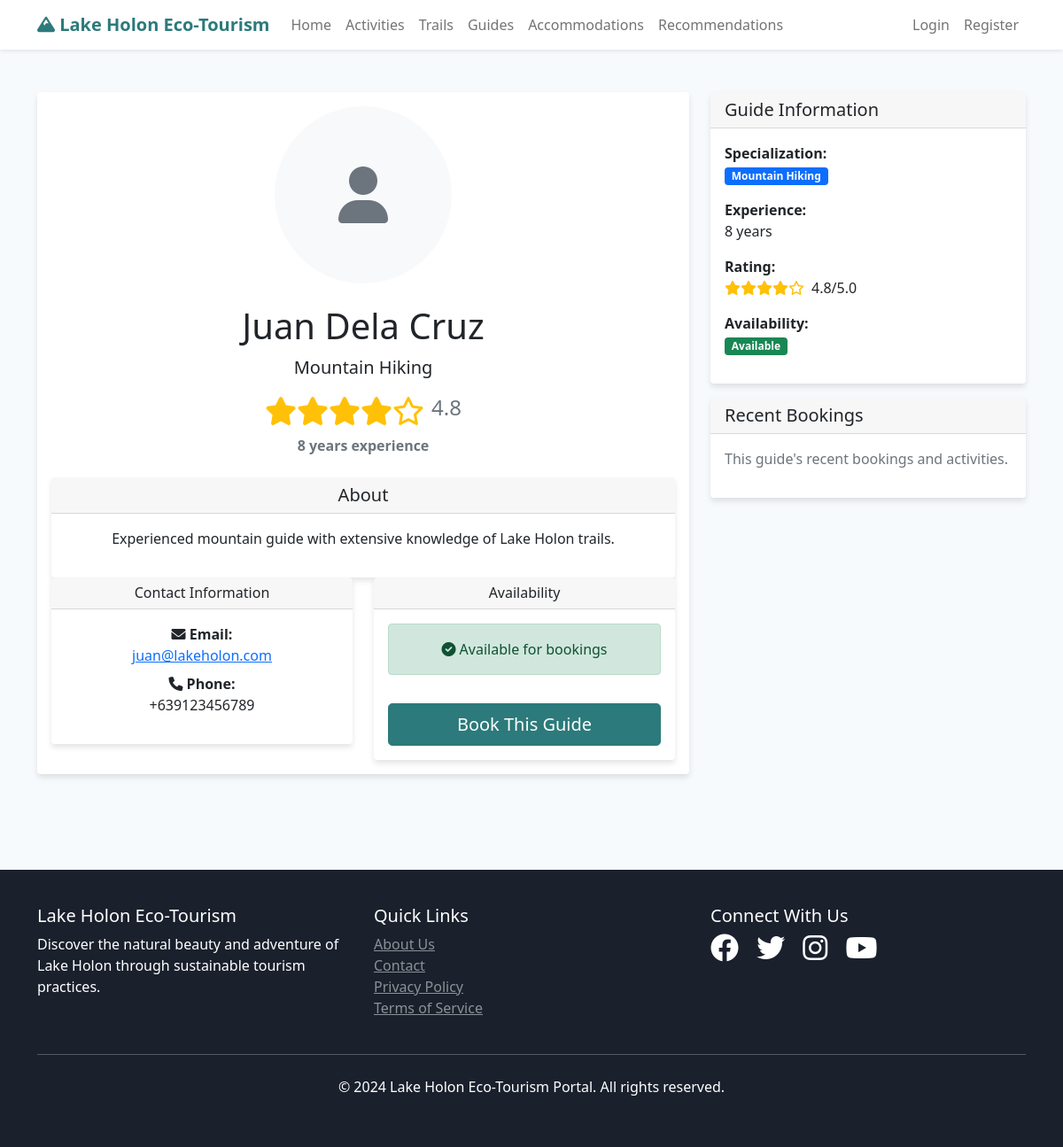
The app's page /guide/1 with its own data.
### app/models.py (models this page shows, shortened)
class Guide(db.Model):
    id = db.Column(db.Integer, primary_key=True)
    name = db.Column(db.String(100), nullable=False)
    email = db.Column(db.String(120), unique=True, nullable=False)
    phone = db.Column(db.String(20), nullable=False)
    specialization = db.Column(db.String(100), nullable=False)
    experience_years = db.Column(db.Integer, nullable=False)
    bio = db.Column(db.Text)
    image_url = db.Column(db.String(200))
    is_available = db.Column(db.Boolean, default=True)
    rating = db.Column(db.Float, default=0.0)
    created_at = db.Column(db.DateTime, default=datetime.utcnow)
    bookings = db.relationship('Booking', backref='guide', lazy=True)

### app/main/routes.py (the view)
@bp.route('/guide/<int:id>')
def guide_detail(id):
    guide = Guide.query.get_or_404(id)
    return render_template('main/guide_detail.html', guide=guide)

### app/templates/main/guide_detail.html (shortened to what this page needs)
{% extends "base.html" %}
{% block content %}
<div class="container py-5">
    <div class="row">
        <div class="col-lg-8">
            <div class="card">
                <div class="card-body text-center">
                    {% if guide.image_url %}
                    <img src="{{ guide.image_url }}" class="rounded-circle mb-4" alt="{{ guide.name }}" style="width: 200px; height: 200px; object-fit: cover;">
                    {% else %}
                    <div class="rounded-circle bg-light d-flex align-items-center justify-content-center mx-auto mb-4" style="width: 200px; height: 200px;">
                        <i class="fas fa-user fa-4x text-muted"></i>
                    </div>
                    {% endif %}
                    <h1 class="card-title">{{ guide.name }}</h1>
                    <p class="lead">{{ guide.specialization }}</p>
                    <div class="mb-4">
                        <div class="d-flex justify-content-center align-items-center mb-2">
                            {% for i in range(guide.rating|int) %}
                            <i class="fas fa-star text-warning fa-2x"></i>
                            {% endfor %}
                            {% if guide.rating < 5 %}
                                {% for i in range(5 - guide.rating|int) %}
                                <i class="far fa-star text-warning fa-2x"></i>
                                {% endfor %}
                            {% endif %}
                            <span class="h4 text-muted ms-2">{{ guide.rating }}</span>
                        </div>
                        <p class="text-muted"><strong>{{ guide.experience_years }} years experience</strong></p>
                    </div>
                    {% if guide.bio %}
                    <div class="card">
                        <div class="card-header">
                            <h5 class="mb-0">About</h5>
                        </div>
                        <div class="card-body">
                            <p>{{ guide.bio }}</p>
                        </div>
                    </div>
                    {% endif %}
                    <div class="row">
                        <div class="col-md-6">
                            <div class="card">
                                <div class="card-header">
                                    <h6 class="mb-0">Contact Information</h6>
                                </div>
                                <div class="card-body">
                                    <ul class="list-unstyled">
                                        <li class="mb-2">
                                            <strong><i class="fas fa-envelope"></i> Email:</strong><br>
                                            <a href="mailto:{{ guide.email }}">{{ guide.email }}</a>
                                        </li>
                                        <li class="mb-2">
                                            <strong><i class="fas fa-phone"></i> Phone:</strong><br>
                                            {{ guide.phone }}
                                        </li>
                                    </ul>
                                </div>
                            </div>
                        </div>
                        <div class="col-md-6">
                            <div class="card">
                                <div class="card-header">
                                    <h6 class="mb-0">Availability</h6>
                                </div>
                                <div class="card-body">
                                    {% if guide.is_available %}
                                    <div class="alert alert-success">
                                        <i class="fas fa-check-circle"></i> Available for bookings
                                    </div>
                                    {% else %}
                                    <div class="alert alert-warning">
                                        <i class="fas fa-clock"></i> Currently unavailable
                                    </div>
                                    {% endif %}
                                    {% if guide.is_available %}
                                    <a href="{{ url_for('booking.create_booking') }}" class="btn btn-primary btn-lg w-100 mt-3">Book This Guide</a>
                                    {% else %}
                                    <button class="btn btn-secondary btn-lg w-100 mt-3" disabled>Currently Unavailable</button>
                                    {% endif %}
                                </div>
                            </div>
                        </div>
                    </div>
                </div>
            </div>
        </div>
        <div class="col-lg-4">
            <div class="card">
                <div class="card-header">
                    <h5 class="mb-0">Guide Information</h5>
                </div>
                <div class="card-body">
                    <ul class="list-unstyled">
                        <li class="mb-3">
                            <strong>Specialization:</strong><br>
                            <span class="badge bg-primary">{{ guide.specialization }}</span>
                        </li>
                        <li class="mb-3">
                            <strong>Experience:</strong><br>
                            {{ guide.experience_years }} years
                        </li>
                        <li class="mb-3">
                            <strong>Rating:</strong><br>
                            <div class="d-flex align-items-center">
                                {% for i in range(guide.rating|int) %}
                                <i class="fas fa-star text-warning"></i>
                                {% endfor %}
                                {% if guide.rating < 5 %}
                                    {% for i in range(5 - guide.rating|int) %}
                                    <i class="far fa-star text-warning"></i>
                                    {% endfor %}
                                {% endif %}
                                <span class="ms-2">{{ guide.rating }}/5.0</span>
                            </div>
                        </li>
                        <li class="mb-3">
                            <strong>Availability:</strong><br>
                            {% if guide.is_available %}
                            <span class="badge bg-success">Available</span>
                            {% else %}
                            <span class="badge bg-warning">Unavailable</span>
                            {% endif %}
                        </li>
                    </ul>
                </div>
            </div>
            <div class="card mt-3">
                <div class="card-header">
                    <h5 class="mb-0">Recent Bookings</h5>
                </div>
                <div class="card-body">
                    <p class="text-muted">This guide's recent bookings and activities.</p>
                </div>
            </div>
        </div>
    </div>
</div>
{% endblock %}

### app/templates/base.html (style rules this page uses)
:root { --primary-color: #2c7a7b; --secondary-color: #38b2ac; --accent-color: #81e6d9; --dark-color: #1a202c; --light-color: #f7fafc; }
body { font-family: 'Segoe UI', Tahoma, Geneva, Verdana, sans-serif; background-color: var(--light-color); }
.btn-primary { background-color: var(--primary-color); border-color: var(--primary-color); }
.card { border: none; box-shadow: 0 4px 6px rgba(0, 0, 0, 0.1); transition: transform 0.3s ease, box-shadow 0.3s ease; }

### records on screen
Guide: name "Juan Dela Cruz", specialization "Mountain Hiking", rating "4.8", experience_years "8", bio "Experienced mountain guide with extensive knowledge of Lake Holon trails.", email "juan@lakeholon.com", phone "+639123456789"
